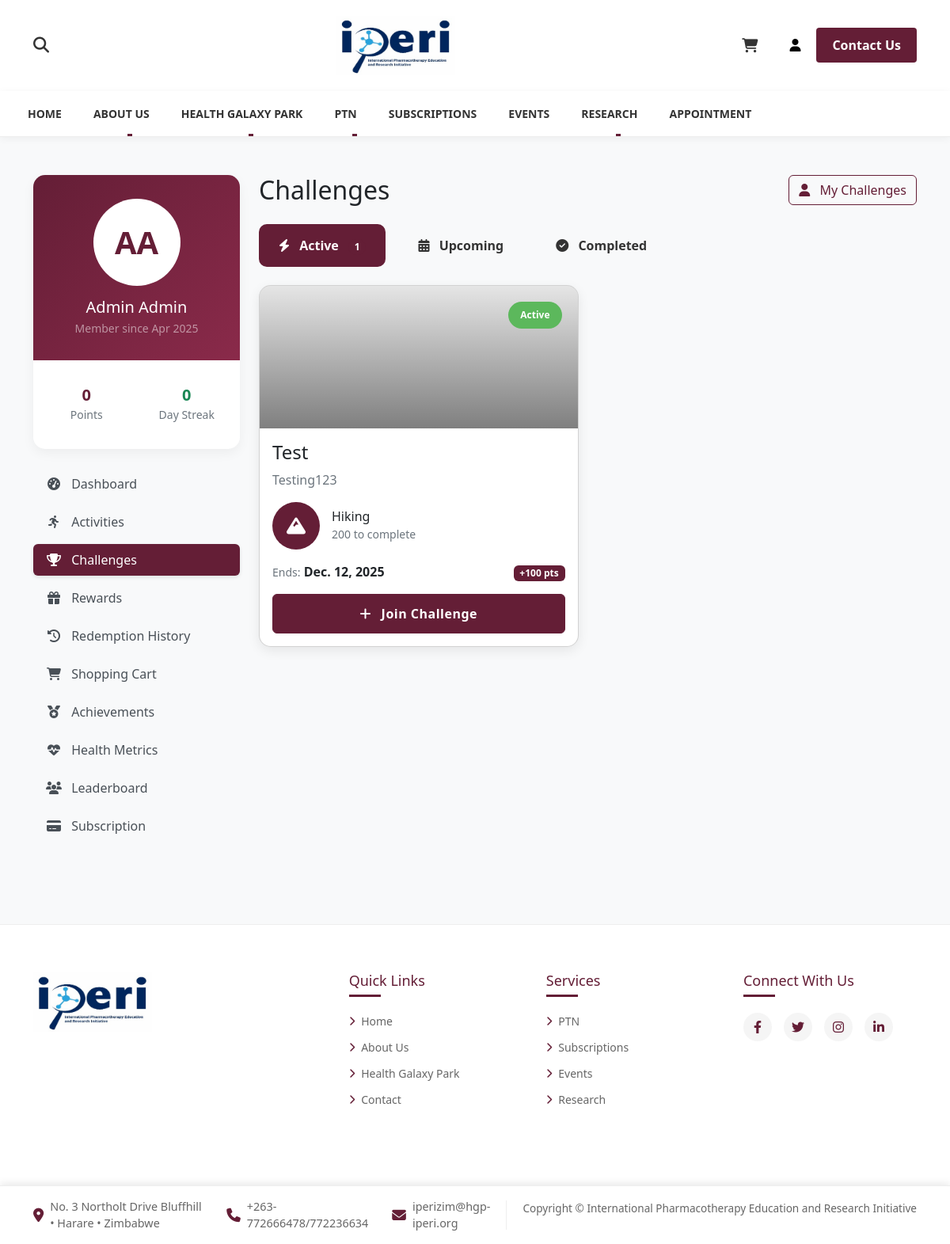
The page /challenges/ (signed in) on the database its author committed.
### healthxpfront/models.py (models this page shows, shortened)
class Profile(models.Model):
    user = models.OneToOneField(User, on_delete=models.CASCADE)
    points = models.IntegerField(default=0)
    date_joined = models.DateTimeField(auto_now_add=True)
    profile_picture = models.ImageField(
        upload_to='profile_pics', blank=True, null=True)
    birth_date = models.DateField(null=True, blank=True)
    height = models.FloatField(null=True, blank=True, help_text="Height in cm")
    weight = models.FloatField(null=True, blank=True, help_text="Weight in kg")
    current_streak = models.IntegerField(
        default=0, help_text="Current consecutive days with activity")
    longest_streak = models.IntegerField(
        default=0, help_text="Longest streak of consecutive days with activity")
    last_activity_date = models.DateField(null=True, blank=True)

class Challenge(models.Model):
    STATUS_CHOICES = (
        ('upcoming', 'Upcoming'),
        ('active', 'Active'),
        ('completed', 'Completed'),
    )
    title = models.CharField(max_length=200)
    description = models.TextField()
    start_date = models.DateField()
    end_date = models.DateField()
    target_count = models.IntegerField(
        help_text="Target number of activities or count")
    activity_type = models.ForeignKey(
        ActivityType, on_delete=models.CASCADE, null=True, blank=True)
    points_reward = models.IntegerField(default=100)
    status = models.CharField(
        max_length=20, choices=STATUS_CHOICES, default='upcoming')
    participants = models.ManyToManyField(
        User, related_name='challenges', through='ChallengeParticipation')
    image = models.ImageField(
        upload_to='challenge_images', blank=True, null=True)
    created_at = models.DateTimeField(auto_now_add=True)
    is_featured = models.BooleanField(default=False)
    is_auto_generated = models.BooleanField(default=False)
    difficulty_level = models.CharField(max_length=20, choices=(
        ('beginner', 'Beginner'),
        ('intermediate', 'Intermediate'),
        ('advanced', 'Advanced'),
    ), default='intermediate')
    class Meta:
        ordering = ['-start_date']

class ActivityType(models.Model):
    name = models.CharField(max_length=100)
    description = models.TextField()
    icon_class = models.CharField(max_length=50, default="fas fa-running")
    points = models.IntegerField(default=10)
    is_active = models.BooleanField(default=True)
    created_at = models.DateTimeField(auto_now_add=True)
    class Meta:
        ordering = ['name']

### healthxpfront/views.py (the view)
# urls.py: path('challenges/', views.ChallengeListView.as_view(), name='challenge_list'),
@login_required
def challenge_list(request):
    active_challenges = Challenge.objects.filter(
        status='active').order_by('-start_date')
    upcoming_challenges = Challenge.objects.filter(
        status='upcoming').order_by('start_date')
    completed_challenges = Challenge.objects.filter(
        status='completed').order_by('-end_date')
    user_participations = ChallengeParticipation.objects.filter(
        user=request.user
    ).values_list('challenge_id', flat=True)
    context = {
        'active_challenges': active_challenges,
        'upcoming_challenges': upcoming_challenges,
        'completed_challenges': completed_challenges,
        'user_participations': user_participations
    }
    return render(request, 'healthxpfront/challenge_list.html', context)

### healthxpfront/templates/healthxpfront/challenge_list.html (shortened to what this page needs)
{% extends "healthxpfront/base.html" %}
{% load static %}
{% block extra_css %}
<link href="https://cdn.jsdelivr.net/npm/bootstrap@5.2.3/dist/css/bootstrap.min.css" rel="stylesheet">
<link href="{% static 'healthxpfront/css/custom.css' %}" rel="stylesheet">
{% endblock %}
{% block content %}
<div class="dashboard-container py-5">
    <div class="container">
        <div class="row">
            {% with active_tab='challenges' %}
                {% include 'healthxpfront/includes/sidebar.html' %}
            {% endwith %}
            <div class="col-lg-9">
                <div class="d-flex justify-content-between align-items-center mb-4">
                    <h2 class="mb-0">Challenges</h2>
                    <a href="{% url 'my_challenges' %}" class="btn btn-outline-primary">
                        <i class="fas fa-user me-2"></i> My Challenges
                    </a>
                </div>
                <ul class="nav nav-tabs mb-4" id="challengeTabs" role="tablist">
                    <li class="nav-item me-3" role="presentation">
                        <button class="nav-link active" id="active-tab" data-bs-toggle="tab" data-bs-target="#active-challenges" type="button" role="tab" aria-controls="active-challenges" aria-selected="true">
                            <i class="fas fa-bolt me-2"></i> Active
                            {% if active_challenges %}
                                <span class="badge rounded-pill bg-primary ms-2">{{ active_challenges|length }}</span>
                            {% endif %}
                        </button>
                    </li>
                    <li class="nav-item me-3" role="presentation">
                        <button class="nav-link" id="upcoming-tab" data-bs-toggle="tab" data-bs-target="#upcoming-challenges" type="button" role="tab" aria-controls="upcoming-challenges" aria-selected="false">
                            <i class="fas fa-calendar-alt me-2"></i> Upcoming
                        </button>
                    </li>
                    <li class="nav-item" role="presentation">
                        <button class="nav-link" id="completed-tab" data-bs-toggle="tab" data-bs-target="#completed-challenges" type="button" role="tab" aria-controls="completed-challenges" aria-selected="false">
                            <i class="fas fa-check-circle me-2"></i> Completed
                        </button>
                    </li>
                </ul>
                <div class="tab-content" id="challengeTabsContent">
                    <div class="tab-pane fade show active" id="active-challenges" role="tabpanel" aria-labelledby="active-tab">
                        {% if active_challenges %}
                            <div class="row g-4">
                                {% for challenge in active_challenges %}
                                    <div class="col-md-6">
                                        <div class="card challenge-card h-100">
                                            <div class="challenge-banner" style="background-image: url('{% if challenge.image %}{{ challenge.image.url }}{% else %}{% static 'healthxpfront/images/challenge-default.jpg' %}{% endif %}');">
                                                <span class="challenge-badge bg-active text-white">Active</span>
                                            </div>
                                            <div class="card-body">
                                                <h4 class="card-title">{{ challenge.title }}</h4>
                                                <p class="card-text text-muted mb-3">{{ challenge.description|truncatechars:100 }}</p>
                                                <div class="d-flex align-items-center mb-3">
                                                    <div class="challenge-icon {% if challenge.activity_type %}bg-primary{% else %}bg-secondary{% endif %}">
                                                        <i class="{% if challenge.activity_type %}{{ challenge.activity_type.icon_class }}{% else %}fas fa-tasks{% endif %}"></i>
                                                    </div>
                                                    <div>
                                                        <h6 class="mb-0">{{ challenge.activity_type.name|default:"Multiple Activities" }}</h6>
                                                        <span class="text-muted small">{{ challenge.target_count }} to complete</span>
                                                    </div>
                                                </div>
                                                <div class="d-flex justify-content-between mb-3">
                                                    <div>
                                                        <span class="text-muted small">Ends:</span>
                                                        <span class="fw-bold">{{ challenge.end_date }}</span>
                                                    </div>
                                                    <div>
                                                        <span class="badge bg-primary">+{{ challenge.points_reward }} pts</span>
                                                    </div>
                                                </div>
                                                {% if challenge.id in user_participations %}
                                                    <a href="{% url 'challenge_detail' challenge.id %}" class="btn btn-outline-primary w-100">
                                                        <i class="fas fa-eye me-2"></i> View Challenge
                                                    </a>
                                                {% else %}
                                                    <form method="post" action="{% url 'challenge_detail' challenge.id %}">
                                                        <button type="submit" class="btn btn-primary w-100">
                                                            <i class="fas fa-plus me-2"></i> Join Challenge
                                                        </button>
                                                    </form>
                                                {% endif %}
                                            </div>
                                        </div>
                                    </div>
                                {% endfor %}
                            </div>
                        {% endif %}
                    </div>
                </div>
            </div>
        </div>
    </div>
</div>
{% endblock %}

### healthxpfront/templates/healthxpfront/includes/sidebar.html (shortened to what this page needs)
<div class="col-lg-3 mb-4">
    <div class="profile-card mb-4">
        <div class="profile-header">
            <div class="profile-avatar">
                {% if user.profile.profile_picture %}
                    <img src="{{ user.profile.profile_picture.url }}" alt="{{ user.username }}" class="img-fluid">
                {% else %}
                    {{ user.first_name|first }}{{ user.last_name|first }}
                {% endif %}
            </div>
            <h5 class="mb-1">{{ user.first_name }} {{ user.last_name }}</h5>
            <p class="text-white-50 small mb-0">Member since {{ user.profile.date_joined|date:"M Y" }}</p>
        </div>
        <div class="p-3">
            <div class="row text-center py-3">
                <div class="col-6">
                    <h5 class="mb-0 fw-bold text-primary">{{ user.profile.points }}</h5>
                    <span class="text-muted small">Points</span>
                </div>
                <div class="col-6">
                    <h5 class="mb-0 fw-bold text-success">{{ user.profile.current_streak }}</h5>
                    <span class="text-muted small">Day Streak</span>
                </div>
            </div>
        </div>
    </div>
    <div class="nav flex-column nav-pills sidebar-nav mb-4" role="tablist">
        <a class="nav-link {% if active_tab == 'dashboard' %}active{% endif %} mb-2" href="{% url 'dashboard' %}">
            <i class="fas fa-tachometer-alt me-2"></i> Dashboard
        </a>
        <a class="nav-link {% if active_tab == 'activities' %}active{% endif %} mb-2" href="{% url 'activity_list' %}">
            <i class="fas fa-running me-2"></i> Activities
        </a>
        <a class="nav-link {% if active_tab == 'challenges' %}active{% endif %} mb-2" href="{% url 'challenge_list' %}">
            <i class="fas fa-trophy me-2"></i> Challenges
        </a>
        <a class="nav-link {% if active_tab == 'rewards' %}active{% endif %} mb-2" href="{% url 'reward_list' %}">
            <i class="fas fa-gift me-2"></i> Rewards
        </a>
        <a class="nav-link {% if active_tab == 'redemption_history' %}active{% endif %} mb-2" href="{% url 'redemption_history' %}">
            <i class="fas fa-history me-2"></i> Redemption History
        </a>
        <a class="nav-link {% if active_tab == 'cart' %}active{% endif %} mb-2" href="{% url 'cart_view' %}">
            <i class="fas fa-shopping-cart me-2"></i> Shopping Cart
        </a>
        <a class="nav-link {% if active_tab == 'achievements' %}active{% endif %} mb-2" href="{% url 'achievements' %}">
            <i class="fas fa-medal me-2"></i> Achievements
        </a>
        <a class="nav-link {% if active_tab == 'health_metrics' %}active{% endif %} mb-2" href="{% url 'health_metrics' %}">
            <i class="fas fa-heartbeat me-2"></i> Health Metrics
        </a>
        <a class="nav-link {% if active_tab == 'leaderboard' %}active{% endif %} mb-2" href="{% url 'leaderboard' %}">
            <i class="fas fa-users me-2"></i> Leaderboard
        </a>
        <a class="nav-link {% if active_tab == 'subscriptions' %}active{% endif %} mb-2" href="{% url 'subscriptions' %}">
            <i class="fas fa-credit-card me-2"></i> Subscription
        </a>
    </div>
</div>

### rows shown on the page
Challenge: title "Test", description "Testing123", activity_type.name "Hiking", target_count "200", end_date "Dec. 12, 2025", points_reward "100"

### other values the page prints
{{ user.first_name|first }} "A"
{{ user.last_name|first }} "A"
{{ user.first_name }} "Admin"
{{ user.last_name }} "Admin"
{{ user.profile.date_joined|date:"M Y" }} "Apr 2025"
{{ user.profile.points }} "0"
{{ user.profile.current_streak }} "0"
{{ active_challenges|length }} "1"
